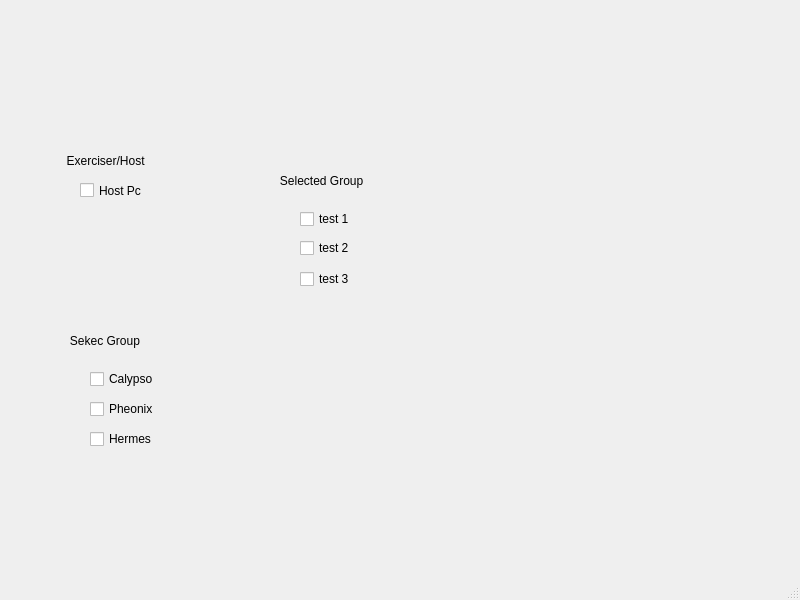
<?xml version="1.0" encoding="UTF-8"?>
<ui version="4.0">
 <class>MainWindow</class>
 <widget class="QMainWindow" name="MainWindow">
  <property name="geometry">
   <rect>
    <x>0</x>
    <y>0</y>
    <width>800</width>
    <height>600</height>
   </rect>
  </property>
  <property name="windowTitle">
   <string>MainWindow</string>
  </property>
  <widget class="QWidget" name="centralwidget">
   <widget class="QLabel" name="label">
    <property name="geometry">
     <rect>
      <x>50</x>
      <y>130</y>
      <width>111</width>
      <height>61</height>
     </rect>
    </property>
    <property name="toolTip">
     <string>&lt;html&gt;&lt;head/&gt;&lt;body&gt;&lt;p&gt;hosts list&lt;/p&gt;&lt;/body&gt;&lt;/html&gt;</string>
    </property>
    <property name="text">
     <string>     Exerciser/Host</string>
    </property>
   </widget>
   <widget class="QLabel" name="label_2">
    <property name="geometry">
     <rect>
      <x>50</x>
      <y>310</y>
      <width>111</width>
      <height>61</height>
     </rect>
    </property>
    <property name="toolTip">
     <string>&lt;html&gt;&lt;head/&gt;&lt;body&gt;&lt;p&gt;Groups which detected from the config files&lt;/p&gt;&lt;/body&gt;&lt;/html&gt;</string>
    </property>
    <property name="text">
     <string>      Sekec Group</string>
    </property>
   </widget>
   <widget class="QCheckBox" name="checkBox">
    <property name="geometry">
     <rect>
      <x>90</x>
      <y>370</y>
      <width>64</width>
      <height>18</height>
     </rect>
    </property>
    <property name="text">
     <string>Calypso</string>
    </property>
   </widget>
   <widget class="QCheckBox" name="checkBox_2">
    <property name="geometry">
     <rect>
      <x>90</x>
      <y>400</y>
      <width>64</width>
      <height>18</height>
     </rect>
    </property>
    <property name="text">
     <string>Pheonix</string>
    </property>
   </widget>
   <widget class="QCheckBox" name="checkBox_3">
    <property name="geometry">
     <rect>
      <x>90</x>
      <y>430</y>
      <width>64</width>
      <height>18</height>
     </rect>
    </property>
    <property name="text">
     <string>Hermes</string>
    </property>
   </widget>
   <widget class="QCheckBox" name="checkBox_4">
    <property name="geometry">
     <rect>
      <x>80</x>
      <y>180</y>
      <width>64</width>
      <height>21</height>
     </rect>
    </property>
    <property name="text">
     <string>Host Pc 1</string>
    </property>
   </widget>
   <widget class="QLabel" name="label_3">
    <property name="geometry">
     <rect>
      <x>260</x>
      <y>150</y>
      <width>111</width>
      <height>61</height>
     </rect>
    </property>
    <property name="toolTip">
     <string>&lt;html&gt;&lt;head/&gt;&lt;body&gt;&lt;p&gt;hosts list&lt;/p&gt;&lt;/body&gt;&lt;/html&gt;</string>
    </property>
    <property name="text">
     <string>      Selected Group</string>
    </property>
   </widget>
   <widget class="QCheckBox" name="checkBox_5">
    <property name="geometry">
     <rect>
      <x>300</x>
      <y>238</y>
      <width>64</width>
      <height>20</height>
     </rect>
    </property>
    <property name="text">
     <string>test 2</string>
    </property>
   </widget>
   <widget class="QCheckBox" name="checkBox_6">
    <property name="geometry">
     <rect>
      <x>300</x>
      <y>270</y>
      <width>64</width>
      <height>18</height>
     </rect>
    </property>
    <property name="text">
     <string>test 3</string>
    </property>
   </widget>
   <widget class="QCheckBox" name="checkBox_7">
    <property name="geometry">
     <rect>
      <x>300</x>
      <y>210</y>
      <width>64</width>
      <height>18</height>
     </rect>
    </property>
    <property name="text">
     <string>test 1</string>
    </property>
   </widget>
  </widget>
  <widget class="QMenuBar" name="menubar">
   <property name="geometry">
    <rect>
     <x>0</x>
     <y>0</y>
     <width>800</width>
     <height>22</height>
    </rect>
   </property>
  </widget>
  <widget class="QStatusBar" name="statusbar"/>
 </widget>
 <resources/>
 <connections/>
</ui>
